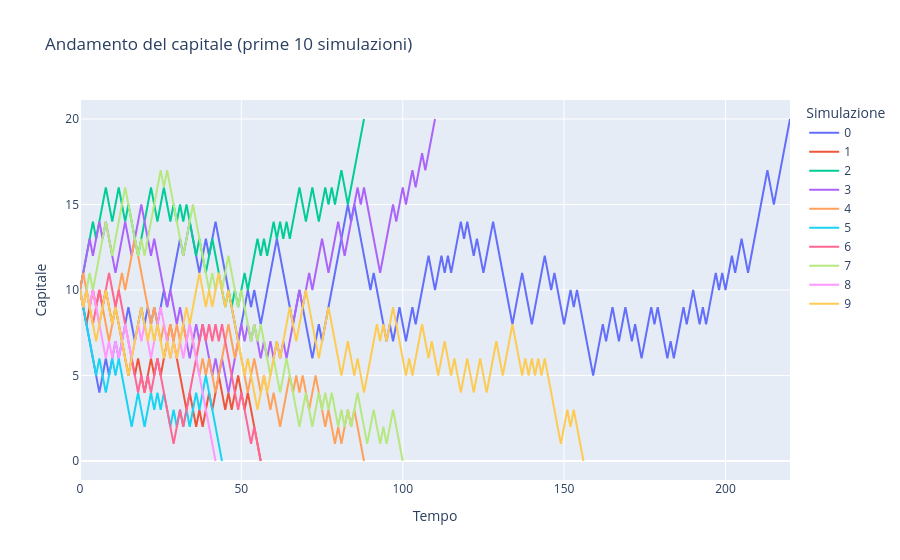
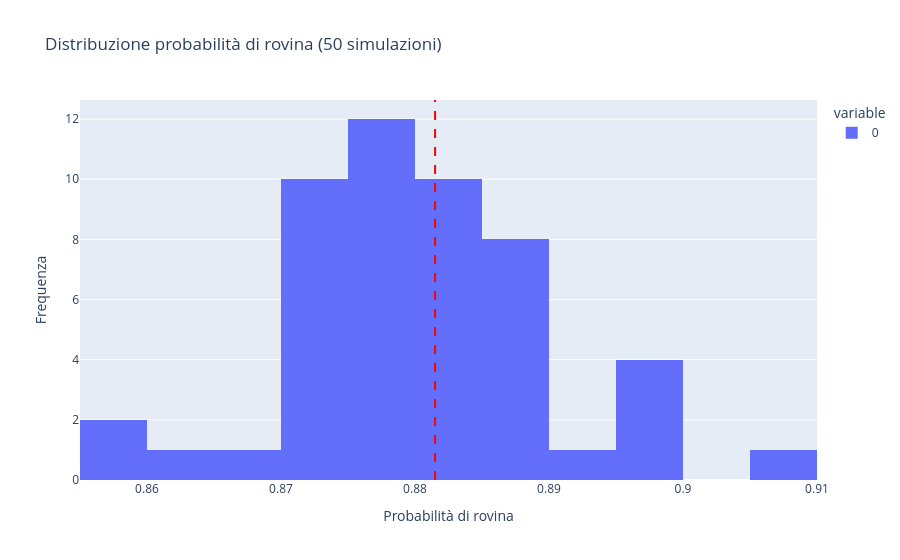
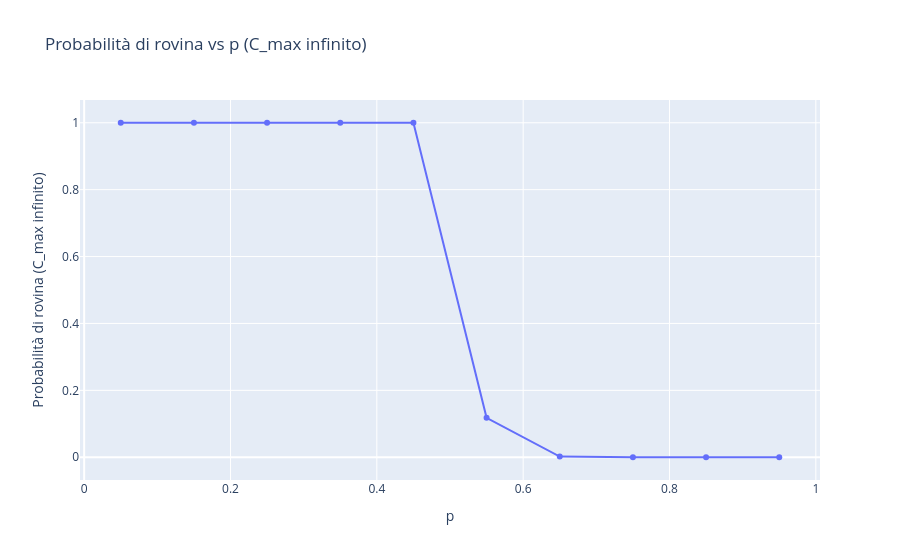
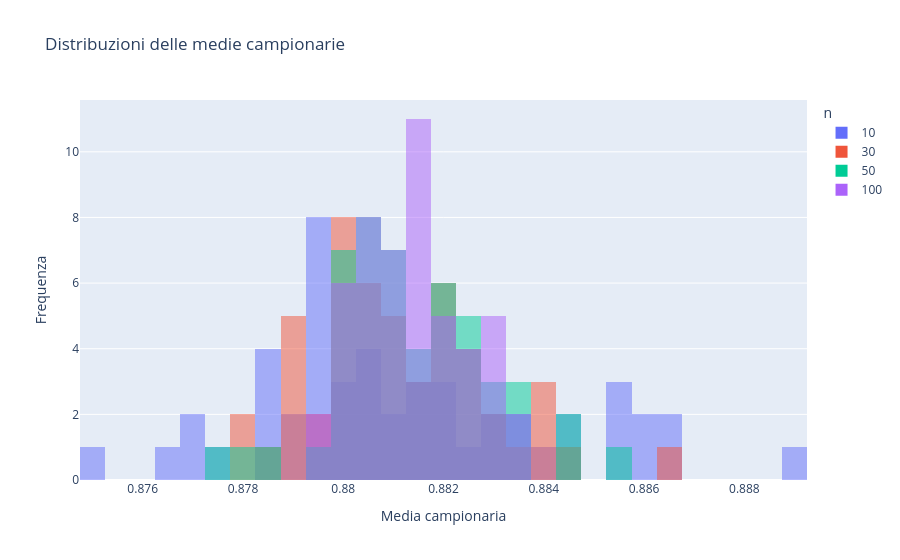

These figures' notebook cell, in order:
### Code cell
import numpy as np
import pandas as pd
from scipy.stats import norm
from sklearn.linear_model import LinearRegression
import plotly.express as px

def simulate_gambler_ruin(C0, C_max, p, T_max):
    capital = C0
    history = [capital]
    for t in range(T_max):
        if capital == 0 or capital == C_max:
            break
        if np.random.rand() < p:
            capital += 1
        else:
            capital -= 1
        history.append(capital)
    return history, capital

def run_simulations(N, C0, C_max, p, T_max):
    ruin_count = 0
    success_count = 0
    ruin_times = []
    success_times = []
    all_histories = []
    for _ in range(N):
        history, final = simulate_gambler_ruin(C0, C_max, p, T_max)
        all_histories.append(history)
        if final == 0:
            ruin_count += 1
            ruin_times.append(len(history)-1)
        elif final == C_max:
            success_count += 1
            success_times.append(len(history)-1)
    prob_ruin = ruin_count / N
    prob_success = success_count / N
    return {
        'prob_ruin': prob_ruin,
        'prob_success': prob_success,
        'ruin_times': ruin_times,
        'success_times': success_times,
        'all_histories': all_histories
    }

def theoretical_ruin_prob(C0, C_max, p):
    if p == 0.5:
        return 1 - C0 / C_max
    else:
        q = 1 - p
        r = q / p
        return (r**C0 - r**C_max) / (1 - r**C_max)

# Parameters
C0 = 10
C_max = 20
p = 0.45
T_max = 1000
N = 1000

results = run_simulations(N, C0, C_max, p, T_max)

# 2a. Probabilità di rovina e successo
print("Probabilità di rovina:", results['prob_ruin'])
print("Probabilità di successo:", results['prob_success'])

# 2b. Andamento capitale
df_hist = []
for i, h in enumerate(results['all_histories'][:10]):
    df_hist.extend({'Simulazione': i, 'Tempo': t, 'Capitale': c} for t, c in enumerate(h))
fig = px.line(
    pd.DataFrame(df_hist),
    x='Tempo', y='Capitale', color='Simulazione',
    title='Andamento del capitale (prime 10 simulazioni)'
)
fig.show()

# 3a. Cambiando T_max
for T in [100, 500, 1000]:
    res = run_simulations(N, C0, C_max, p, T)
    print(f"T_max={T}: Probabilità di rovina={res['prob_ruin']:.3f}")

# 3b. Tempo atteso per rovina
if results['ruin_times']:
    print("Tempo atteso per rovina:", np.mean(results['ruin_times']))
else:
    print("Nessuna rovina osservata.")

# 3c. Tempo atteso per successo
if results['success_times']:
    print("Tempo atteso per successo:", np.mean(results['success_times']))
else:
    print("Nessun successo osservato.")

# 4a. Verifica soluzione teorica
sim_probs = []
for _ in range(50):
    sim_probs.append(run_simulations(N, C0, C_max, p, T_max)['prob_ruin'])
fig = px.histogram(sim_probs, nbins=10, title='Distribuzione probabilità di rovina (50 simulazioni)')
fig.add_vline(x=theoretical_ruin_prob(C0, C_max, p), line_dash='dash', line_color='red')
fig.update_layout(xaxis_title='Probabilità di rovina', yaxis_title='Frequenza')
fig.show()

# 4b. C_max infinito, vari p
p_values = np.arange(0.05, 1.0, 0.1)
ruin_probs = []
for p_val in p_values:
    res = run_simulations(N, C0, float('inf'), p_val, T_max)
    ruin_probs.append(res['prob_ruin'])
fig = px.line(
    x=p_values, y=ruin_probs, markers=True,
    title='Probabilità di rovina vs p (C_max infinito)'
)
fig.update_layout(xaxis_title='p', yaxis_title='Probabilità di rovina (C_max infinito)')
fig.show()

# 4c. p > 0.5
res = run_simulations(N, C0, float('inf'), 0.6, T_max)
print("p=0.6, Probabilità di rovina:", res['prob_ruin'])

# 5a. Attesa e varianza della probabilità di rovina
K = 100
probs = [run_simulations(N, C0, C_max, p, T_max)['prob_ruin'] for _ in range(K)]
print("Attesa:", np.mean(probs))
print("Varianza:", np.var(probs))

# 5b. Intervallo di confidenza 95%
for K_val in [50, 100, 200, 2000]:
    probs = [run_simulations(N, C0, C_max, p, T_max)['prob_ruin'] for _ in range(K_val)]
    mean = np.mean(probs)
    std = np.std(probs)
    ci = norm.interval(0.95, loc=mean, scale=std/np.sqrt(K_val))
    print(f"K={K_val}: IC 95% = {ci}")

# 5c. Teorema Limite Centrale
import pandas as pd
sample_sizes = [10, 30, 50, 100]
df_means = []
for n in sample_sizes:
    means = [np.mean([run_simulations(N, C0, C_max, p, T_max)['prob_ruin'] for _ in range(n)]) for _ in range(50)]
    df_means.extend({'n': n, 'media': m} for m in means)
fig = px.histogram(pd.DataFrame(df_means), x='media', color='n', barmode='overlay',
                   title='Distribuzioni delle medie campionarie')
fig.update_layout(xaxis_title='Media campionaria', yaxis_title='Frequenza')
fig.show()

# 5d. Grafico probabilità di rovina vs p + regressione
p_vals = np.linspace(0.05, 0.95, 19)
ruin_probs = [run_simulations(N, C0, C_max, p_val, T_max)['prob_ruin'] for p_val in p_vals]
model = LinearRegression().fit(p_vals.reshape(-1,1), ruin_probs)
fig = px.scatter(x=p_vals, y=ruin_probs, title='Probabilità di rovina vs p con regressione')
fig.add_traces(px.line(x=p_vals, y=model.predict(p_vals.reshape(-1,1))).data)
fig.update_layout(xaxis_title='p', yaxis_title='Probabilità di rovina')
fig.show()
print("Coefficiente regressione:", model.coef_[0])
print("Intercept:", model.intercept_)

### Figure 1 — Plotly figure (JSON) as saved in the notebook; plotly's stock layout.template omitted (floating-point values rounded to 4 significant figures; data arrays with more than 128 entries replaced by an {"elided": "..."} marker saying what was removed)
{"data": [{"hovertemplate": "Simulazione=0<br>Tempo=%{x}<br>Capitale=%{y}<extra></extra>", "legendgroup": "0", "line": {"color": "#636efa", "dash": "solid"}, "marker": {"symbol": "circle"}, "mode": "lines", "name": "0", "orientation": "v", "showlegend": true, "type": "scatter", "x": {"elided": "221 int values"}, "xaxis": "x", "y": {"elided": "221 int values"}, "yaxis": "y"}, {"hovertemplate": "Simulazione=1<br>Tempo=%{x}<br>Capitale=%{y}<extra></extra>", "legendgroup": "1", "line": {"color": "#EF553B", "dash": "solid"}, "marker": {"symbol": "circle"}, "mode": "lines", "name": "1", "orientation": "v", "showlegend": true, "type": "scatter", "x": [0, 1, 2, 3, 4, 5, 6, 7, 8, 9, 10, 11, 12, 13, 14, 15, 16, 17, 18, 19, 20, 21, 22, 23, 24, 25, 26, 27, 28, 29, 30, 31, 32, 33, 34, 35, 36, 37, 38, 39, 40, 41, 42, 43, 44, 45, 46, 47, 48, 49, 50, 51, 52, 53, 54, 55, 56], "xaxis": "x", "y": [10, 9, 8, 9, 10, 9, 10, 9, 10, 9, 8, 9, 8, 7, 6, 5, 6, 5, 6, 5, 4, 5, 6, 5, 6, 5, 6, 7, 8, 7, 6, 5, 4, 3, 4, 3, 2, 3, 2, 3, 4, 3, 4, 5, 4, 3, 4, 3, 4, 5, 4, 3, 4, 3, 2, 1, 0], "yaxis": "y"}, {"hovertemplate": "Simulazione=2<br>Tempo=%{x}<br>Capitale=%{y}<extra></extra>", "legendgroup": "2", "line": {"color": "#00cc96", "dash": "solid"}, "marker": {"symbol": "circle"}, "mode": "lines", "name": "2", "orientation": "v", "showlegend": true, "type": "scatter", "x": [0, 1, 2, 3, 4, 5, 6, 7, 8, 9, 10, 11, 12, 13, 14, 15, 16, 17, 18, 19, 20, 21, 22, 23, 24, 25, 26, 27, 28, 29, 30, 31, 32, 33, 34, 35, 36, 37, 38, 39, 40, 41, 42, 43, 44, 45, 46, 47, 48, 49, 50, 51, 52, 53, 54, 55, 56, 57, 58, 59, 60, 61, 62, 63, 64, 65, 66, 67, 68, 69, 70, 71, 72, 73, 74, 75, 76, 77, 78, 79, 80, 81, 82, 83, 84, 85, 86, 87, 88], "xaxis": "x", "y": [10, 11, 12, 13, 14, 13, 14, 15, 16, 15, 14, 15, 16, 15, 14, 15, 14, 13, 12, 13, 14, 15, 16, 15, 14, 15, 16, 15, 14, 15, 14, 15, 14, 15, 14, 13, 12, 13, 12, 11, 12, 13, 12, 11, 10, 9, 10, 9, 10, 9, 10, 11, 10, 11, 12, 13, 12, 13, 12, 13, 14, 13, 14, 13, 14, 13, 14, 15, 16, 15, 14, 15, 16, 15, 14, 15, 16, 15, 16, 15, 16, 17, 16, 15, 16, 17, 18, 19, 20], "yaxis": "y"}, {"hovertemplate": "Simulazione=3<br>Tempo=%{x}<br>Capitale=%{y}<extra></extra>", "legendgroup": "3", "line": {"color": "#ab63fa", "dash": "solid"}, "marker": {"symbol": "circle"}, "mode": "lines", "name": "3", "orientation": "v", "showlegend": true, "type": "scatter", "x": [0, 1, 2, 3, 4, 5, 6, 7, 8, 9, 10, 11, 12, 13, 14, 15, 16, 17, 18, 19, 20, 21, 22, 23, 24, 25, 26, 27, 28, 29, 30, 31, 32, 33, 34, 35, 36, 37, 38, 39, 40, 41, 42, 43, 44, 45, 46, 47, 48, 49, 50, 51, 52, 53, 54, 55, 56, 57, 58, 59, 60, 61, 62, 63, 64, 65, 66, 67, 68, 69, 70, 71, 72, 73, 74, 75, 76, 77, 78, 79, 80, 81, 82, 83, 84, 85, 86, 87, 88, 89, 90, 91, 92, 93, 94, 95, 96, 97, 98, 99, 100, 101, 102, 103, 104, 105, 106, 107, 108, 109, 110], "xaxis": "x", "y": [10, 11, 12, 13, 12, 13, 14, 13, 14, 13, 12, 11, 12, 13, 14, 13, 12, 13, 14, 15, 14, 13, 12, 13, 12, 11, 10, 9, 10, 9, 8, 9, 8, 7, 6, 7, 8, 7, 8, 7, 6, 5, 6, 5, 6, 5, 4, 5, 6, 7, 8, 7, 8, 7, 8, 7, 6, 7, 6, 7, 6, 7, 6, 7, 6, 7, 8, 9, 10, 9, 10, 11, 10, 11, 12, 13, 12, 11, 12, 13, 14, 13, 12, 13, 14, 15, 16, 15, 16, 15, 14, 13, 12, 11, 12, 13, 14, 15, 14, 15, 16, 15, 16, 17, 16, 17, 18, 17, 18, 19, 20], "yaxis": "y"}, {"hovertemplate": "Simulazione=4<br>Tempo=%{x}<br>Capitale=%{y}<extra></extra>", "legendgroup": "4", "line": {"color": "#FFA15A", "dash": "solid"}, "marker": {"symbol": "circle"}, "mode": "lines", "name": "4", "orientation": "v", "showlegend": true, "type": "scatter", "x": [0, 1, 2, 3, 4, 5, 6, 7, 8, 9, 10, 11, 12, 13, 14, 15, 16, 17, 18, 19, 20, 21, 22, 23, 24, 25, 26, 27, 28, 29, 30, 31, 32, 33, 34, 35, 36, 37, 38, 39, 40, 41, 42, 43, 44, 45, 46, 47, 48, 49, 50, 51, 52, 53, 54, 55, 56, 57, 58, 59, 60, 61, 62, 63, 64, 65, 66, 67, 68, 69, 70, 71, 72, 73, 74, 75, 76, 77, 78, 79, 80, 81, 82, 83, 84, 85, 86, 87, 88], "xaxis": "x", "y": [10, 11, 10, 9, 10, 9, 8, 9, 8, 7, 8, 9, 10, 11, 10, 11, 12, 13, 12, 11, 10, 9, 8, 9, 8, 7, 8, 7, 8, 7, 8, 7, 8, 7, 8, 7, 6, 5, 6, 5, 6, 5, 4, 5, 6, 7, 8, 7, 6, 7, 6, 5, 4, 5, 6, 5, 4, 5, 4, 3, 4, 3, 2, 3, 4, 5, 4, 5, 4, 5, 4, 3, 4, 5, 4, 3, 2, 3, 2, 1, 2, 1, 2, 3, 2, 3, 2, 1, 0], "yaxis": "y"}, {"hovertemplate": "Simulazione=5<br>Tempo=%{x}<br>Capitale=%{y}<extra></extra>", "legendgroup": "5", "line": {"color": "#19d3f3", "dash": "solid"}, "marker": {"symbol": "circle"}, "mode": "lines", "name": "5", "orientation": "v", "showlegend": true, "type": "scatter", "x": [0, 1, 2, 3, 4, 5, 6, 7, 8, 9, 10, 11, 12, 13, 14, 15, 16, 17, 18, 19, 20, 21, 22, 23, 24, 25, 26, 27, 28, 29, 30, 31, 32, 33, 34, 35, 36, 37, 38, 39, 40, 41, 42, 43, 44], "xaxis": "x", "y": [10, 9, 8, 7, 6, 5, 6, 5, 4, 5, 6, 5, 6, 5, 4, 3, 2, 3, 4, 3, 2, 3, 4, 3, 4, 3, 4, 3, 2, 3, 2, 3, 2, 3, 2, 3, 4, 3, 4, 5, 4, 3, 2, 1, 0], "yaxis": "y"}, {"hovertemplate": "Simulazione=6<br>Tempo=%{x}<br>Capitale=%{y}<extra></extra>", "legendgroup": "6", "line": {"color": "#FF6692", "dash": "solid"}, "marker": {"symbol": "circle"}, "mode": "lines", "name": "6", "orientation": "v", "showlegend": true, "type": "scatter", "x": [0, 1, 2, 3, 4, 5, 6, 7, 8, 9, 10, 11, 12, 13, 14, 15, 16, 17, 18, 19, 20, 21, 22, 23, 24, 25, 26, 27, 28, 29, 30, 31, 32, 33, 34, 35, 36, 37, 38, 39, 40, 41, 42, 43, 44, 45, 46, 47, 48, 49, 50, 51, 52, 53, 54, 55, 56], "xaxis": "x", "y": [10, 9, 10, 9, 8, 9, 10, 9, 10, 11, 10, 9, 10, 9, 8, 7, 6, 5, 4, 5, 4, 5, 4, 5, 6, 5, 4, 3, 2, 1, 2, 3, 2, 3, 4, 5, 6, 7, 8, 7, 8, 7, 8, 7, 8, 7, 6, 5, 4, 3, 4, 3, 2, 1, 2, 1, 0], "yaxis": "y"}, {"hovertemplate": "Simulazione=7<br>Tempo=%{x}<br>Capitale=%{y}<extra></extra>", "legendgroup": "7", "line": {"color": "#B6E880", "dash": "solid"}, "marker": {"symbol": "circle"}, "mode": "lines", "name": "7", "orientation": "v", "showlegend": true, "type": "scatter", "x": [0, 1, 2, 3, 4, 5, 6, 7, 8, 9, 10, 11, 12, 13, 14, 15, 16, 17, 18, 19, 20, 21, 22, 23, 24, 25, 26, 27, 28, 29, 30, 31, 32, 33, 34, 35, 36, 37, 38, 39, 40, 41, 42, 43, 44, 45, 46, 47, 48, 49, 50, 51, 52, 53, 54, 55, 56, 57, 58, 59, 60, 61, 62, 63, 64, 65, 66, 67, 68, 69, 70, 71, 72, 73, 74, 75, 76, 77, 78, 79, 80, 81, 82, 83, 84, 85, 86, 87, 88, 89, 90, 91, 92, 93, 94, 95, 96, 97, 98, 99, 100], "xaxis": "x", "y": [10, 9, 10, 11, 10, 11, 12, 13, 14, 13, 12, 13, 14, 15, 16, 15, 14, 13, 12, 13, 12, 13, 14, 15, 16, 17, 16, 17, 16, 15, 14, 13, 12, 13, 14, 15, 14, 13, 12, 11, 10, 11, 10, 11, 10, 11, 12, 11, 10, 9, 10, 9, 8, 7, 8, 7, 8, 7, 6, 5, 6, 5, 4, 5, 6, 5, 4, 3, 2, 3, 4, 3, 2, 3, 4, 3, 4, 3, 4, 3, 2, 3, 2, 3, 2, 3, 4, 3, 2, 1, 2, 3, 2, 1, 2, 1, 2, 3, 2, 1, 0], "yaxis": "y"}, {"hovertemplate": "Simulazione=8<br>Tempo=%{x}<br>Capitale=%{y}<extra></extra>", "legendgroup": "8", "line": {"color": "#FF97FF", "dash": "solid"}, "marker": {"symbol": "circle"}, "mode": "lines", "name": "8", "orientation": "v", "showlegend": true, "type": "scatter", "x": [0, 1, 2, 3, 4, 5, 6, 7, 8, 9, 10, 11, 12, 13, 14, 15, 16, 17, 18, 19, 20, 21, 22, 23, 24, 25, 26, 27, 28, 29, 30, 31, 32, 33, 34, 35, 36, 37, 38, 39, 40, 41, 42], "xaxis": "x", "y": [10, 9, 10, 9, 10, 9, 8, 7, 6, 7, 6, 7, 6, 7, 8, 7, 6, 7, 8, 7, 8, 7, 6, 7, 8, 9, 8, 7, 6, 7, 6, 7, 6, 7, 8, 7, 6, 5, 4, 3, 2, 1, 0], "yaxis": "y"}, {"hovertemplate": "Simulazione=9<br>Tempo=%{x}<br>Capitale=%{y}<extra></extra>", "legendgroup": "9", "line": {"color": "#FECB52", "dash": "solid"}, "marker": {"symbol": "circle"}, "mode": "lines", "name": "9", "orientation": "v", "showlegend": true, "type": "scatter", "x": {"elided": "157 int values"}, "xaxis": "x", "y": {"elided": "157 int values"}, "yaxis": "y"}], "layout": {"legend": {"title": {"text": "Simulazione"}, "tracegroupgap": 0}, "title": {"text": "Andamento del capitale (prime 10 simulazioni)"}, "xaxis": {"anchor": "y", "domain": [0, 1], "title": {"text": "Tempo"}}, "yaxis": {"anchor": "x", "domain": [0, 1], "title": {"text": "Capitale"}}}}

### Figure 2 — Plotly figure (JSON) as saved in the notebook; plotly's stock layout.template omitted (floating-point values rounded to 4 significant figures)
{"data": [{"alignmentgroup": "True", "bingroup": "x", "hovertemplate": "variable=0<br>value=%{x}<br>count=%{y}<extra></extra>", "legendgroup": "0", "marker": {"color": "#636efa", "pattern": {"shape": ""}}, "name": "0", "nbinsx": 10, "offsetgroup": "0", "orientation": "v", "showlegend": true, "type": "histogram", "x": [0.876, 0.873, 0.893, 0.872, 0.886, 0.883, 0.882, 0.887, 0.868, 0.878, 0.886, 0.883, 0.898, 0.888, 0.877, 0.878, 0.897, 0.879, 0.906, 0.872, 0.883, 0.88, 0.874, 0.876, 0.875, 0.898, 0.876, 0.887, 0.887, 0.87, 0.873, 0.878, 0.882, 0.88, 0.878, 0.872, 0.872, 0.879, 0.881, 0.876, 0.873, 0.882, 0.889, 0.857, 0.888, 0.899, 0.873, 0.884, 0.862, 0.858], "xaxis": "x", "yaxis": "y"}], "layout": {"barmode": "relative", "legend": {"title": {"text": "variable"}, "tracegroupgap": 0}, "shapes": [{"line": {"color": "red", "dash": "dash"}, "type": "line", "x0": 0.8815, "x1": 0.8815, "xref": "x", "y0": 0, "y1": 1, "yref": "y domain"}], "title": {"text": "Distribuzione probabilità di rovina (50 simulazioni)"}, "xaxis": {"anchor": "y", "domain": [0, 1], "title": {"text": "Probabilità di rovina"}}, "yaxis": {"anchor": "x", "domain": [0, 1], "title": {"text": "Frequenza"}}}}

### Figure 3 — Plotly figure (JSON) as saved in the notebook; plotly's stock layout.template omitted (floating-point values rounded to 4 significant figures)
{"data": [{"hovertemplate": "x=%{x}<br>y=%{y}<extra></extra>", "legendgroup": "", "line": {"color": "#636efa", "dash": "solid"}, "marker": {"symbol": "circle"}, "mode": "lines+markers", "name": "", "orientation": "v", "showlegend": false, "type": "scatter", "x": [0.05, 0.15, 0.25, 0.35, 0.45, 0.55, 0.65, 0.75, 0.85, 0.95], "xaxis": "x", "y": [1, 1, 1, 1, 1, 0.118, 0.002, 0, 0, 0], "yaxis": "y"}], "layout": {"legend": {"tracegroupgap": 0}, "title": {"text": "Probabilità di rovina vs p (C_max infinito)"}, "xaxis": {"anchor": "y", "domain": [0, 1], "title": {"text": "p"}}, "yaxis": {"anchor": "x", "domain": [0, 1], "title": {"text": "Probabilità di rovina (C_max infinito)"}}}}

### Figure 4 — Plotly figure (JSON) as saved in the notebook; plotly's stock layout.template omitted (floating-point values rounded to 4 significant figures)
{"data": [{"alignmentgroup": "True", "bingroup": "x", "hovertemplate": "n=10<br>media=%{x}<br>count=%{y}<extra></extra>", "legendgroup": "10", "marker": {"color": "#636efa", "opacity": 0.5, "pattern": {"shape": ""}}, "name": "10", "offsetgroup": "10", "orientation": "v", "showlegend": true, "type": "histogram", "x": [0.8853, 0.8786, 0.8854, 0.8796, 0.8859, 0.8797, 0.8795, 0.8862, 0.8857, 0.8789, 0.8847, 0.8846, 0.8785, 0.8809, 0.8807, 0.8828, 0.8795, 0.8775, 0.8828, 0.8768, 0.8796, 0.8788, 0.8799, 0.8867, 0.8805, 0.8798, 0.884, 0.8817, 0.8785, 0.8837, 0.8821, 0.8827, 0.8805, 0.8836, 0.8816, 0.8809, 0.8806, 0.8751, 0.8772, 0.8796, 0.8813, 0.8763, 0.8819, 0.8819, 0.8797, 0.8785, 0.8864, 0.889, 0.8802, 0.8793], "xaxis": "x", "yaxis": "y"}, {"alignmentgroup": "True", "bingroup": "x", "hovertemplate": "n=30<br>media=%{x}<br>count=%{y}<extra></extra>", "legendgroup": "30", "marker": {"color": "#EF553B", "opacity": 0.5, "pattern": {"shape": ""}}, "name": "30", "offsetgroup": "30", "orientation": "v", "showlegend": true, "type": "histogram", "x": [0.88, 0.882, 0.8818, 0.8834, 0.8803, 0.8818, 0.8792, 0.879, 0.8804, 0.8824, 0.8786, 0.8809, 0.8815, 0.8794, 0.8864, 0.8838, 0.8826, 0.8812, 0.8802, 0.884, 0.8789, 0.8806, 0.881, 0.8809, 0.878, 0.8821, 0.8799, 0.8842, 0.8846, 0.8793, 0.8782, 0.88, 0.8832, 0.8815, 0.8823, 0.8789, 0.8807, 0.8804, 0.8798, 0.8821, 0.8801, 0.8827, 0.8812, 0.883, 0.8807, 0.882, 0.8799, 0.8791, 0.8816, 0.88], "xaxis": "x", "yaxis": "y"}, {"alignmentgroup": "True", "bingroup": "x", "hovertemplate": "n=50<br>media=%{x}<br>count=%{y}<extra></extra>", "legendgroup": "50", "marker": {"color": "#00cc96", "opacity": 0.5, "pattern": {"shape": ""}}, "name": "50", "offsetgroup": "50", "orientation": "v", "showlegend": true, "type": "histogram", "x": [0.8811, 0.8795, 0.8801, 0.8818, 0.8818, 0.8813, 0.8837, 0.8774, 0.8819, 0.878, 0.8806, 0.8803, 0.8804, 0.881, 0.8802, 0.8826, 0.8783, 0.8823, 0.8806, 0.8823, 0.8835, 0.8799, 0.8828, 0.8827, 0.8811, 0.8843, 0.8799, 0.8808, 0.8822, 0.8818, 0.8811, 0.8801, 0.8803, 0.881, 0.8801, 0.8821, 0.8829, 0.8835, 0.8815, 0.8805, 0.8817, 0.8813, 0.8805, 0.8805, 0.88, 0.881, 0.8853, 0.8829, 0.8847, 0.8825], "xaxis": "x", "yaxis": "y"}, {"alignmentgroup": "True", "bingroup": "x", "hovertemplate": "n=100<br>media=%{x}<br>count=%{y}<extra></extra>", "legendgroup": "100", "marker": {"color": "#ab63fa", "opacity": 0.5, "pattern": {"shape": ""}}, "name": "100", "offsetgroup": "100", "orientation": "v", "showlegend": true, "type": "histogram", "x": [0.8798, 0.8818, 0.8801, 0.8827, 0.8828, 0.8825, 0.8822, 0.8818, 0.8814, 0.8824, 0.8831, 0.8804, 0.8814, 0.8802, 0.8806, 0.8799, 0.8815, 0.8806, 0.8815, 0.881, 0.8805, 0.8816, 0.8827, 0.8811, 0.881, 0.88, 0.8803, 0.882, 0.8808, 0.8817, 0.8811, 0.8795, 0.8808, 0.8805, 0.8793, 0.8816, 0.8817, 0.8813, 0.8807, 0.8822, 0.8832, 0.8816, 0.8814, 0.8835, 0.8836, 0.88, 0.8815, 0.8809, 0.883, 0.8803], "xaxis": "x", "yaxis": "y"}], "layout": {"barmode": "overlay", "legend": {"title": {"text": "n"}, "tracegroupgap": 0}, "title": {"text": "Distribuzioni delle medie campionarie"}, "xaxis": {"anchor": "y", "domain": [0, 1], "title": {"text": "Media campionaria"}}, "yaxis": {"anchor": "x", "domain": [0, 1], "title": {"text": "Frequenza"}}}}
